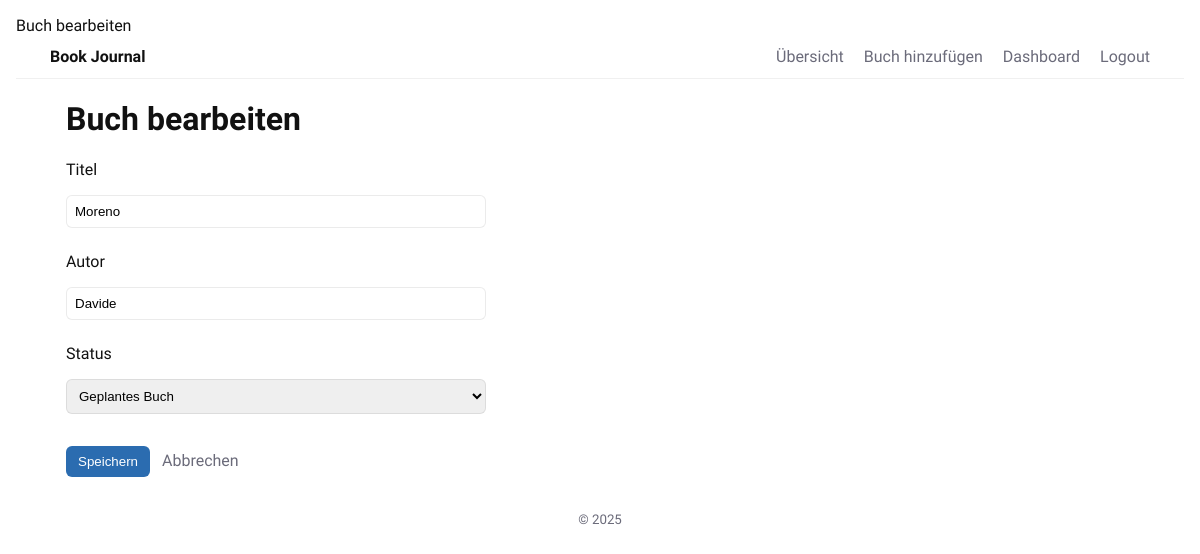
/edit_book/1 (signed in), run on the app's committed database.
### Main.py (models this page shows)
class Book(Base):
    __tablename__ = "books"
    id = Column(Integer, primary_key=True)
    title = Column(String, nullable=False)
    author = Column(String)
    status = Column(String, default="Geplantes Buch")
    user_id = Column(Integer, ForeignKey("users.id"), nullable=False)
    notes = relationship("Note", back_populates="book", cascade="all, delete")
    user = relationship("User", back_populates="books")

### Main.py (the view, shortened to what this page needs)
@app.route('/edit_book/<int:book_id>', methods=['GET', 'POST'])
def edit_book(book_id):
    if not session.get('user_id'):
        return redirect(url_for('login'))
    book = get_book(book_id, session['user_id'])
    if not book:
        return "Buch nicht gefunden", 404
    return render_template('edit.html', book=book)

### Main.py (called while the page is built)
def get_book(book_id, user_id):
    return db_session.query(Book).filter(Book.id == book_id, Book.user_id == user_id).first()

### templates/edit.html (shortened to what this page needs)
{% extends "base.html" %}
{% block content %}
  <h1>Buch bearbeiten</h1>
  <form method="POST" class="form">
    <label for="title">Titel</label>
    <input id="title" name="title" type="text" value="{{ book.title }}" required autofocus>
    <label for="author">Autor</label>
    <input id="author" name="author" type="text" value="{{ book.author }}">
    <label for="status">Status</label>
    <select id="status" name="status">
      <option value="Geplantes Buch" {% if book.status == "Geplantes Buch" %}selected{% endif %}>Geplantes Buch</option>
    </select>
    <div class="button-container">
      <button type="submit">Speichern</button>
      <a href="{{ url_for('book_detail', book_id=book.id) }}">Abbrechen</a>
    </div>
  </form>
{% endblock %}

### static/style.css (style rules this page uses)
:root { --bg: #ffffff; --fg: #111; --muted: #6b6b7a; --card: #fff; --radius: 10px; --gap: 1rem; --shadow: 0 6px 18px rgba(0,0,0,0.06); --accent: #2b6cb0; --font: 'Work Sans', system-ui, -apple-system, "Segoe UI", Roboto, "Helvetica Neue", Arial; font-size:16px; }
* { box-sizing:border-box }
body { margin:0; font-family:var(--font); background:var(--bg); color:var(--fg); -webkit-font-smoothing:antialiased; -moz-osx-font-smoothing:grayscale; padding:1rem; }
.form { max-width:420px;display:flex;flex-direction:column;gap:0.5rem }
.form input { padding:8px;border-radius:6px;border:1px solid rgba(0,0,0,0.08) }
.form button { padding:8px 12px;border-radius:6px;border:none;background:var(--accent);color:#fff;cursor:pointer }
.button-container { margin-top:.5rem }
.form label { display:block;margin-bottom:0.5rem }
.form select { width:100%;padding:8px;border-radius:6px;border:1px solid rgba(0,0,0,0.08);margin-bottom:1rem }
.form input { width:100%;margin-bottom:1rem }
.form a { margin-left:0.5rem;color:var(--muted);text-decoration:none }

### data on the page
Book: title "Moreno", author "Davide", status "Geplantes Buch"
